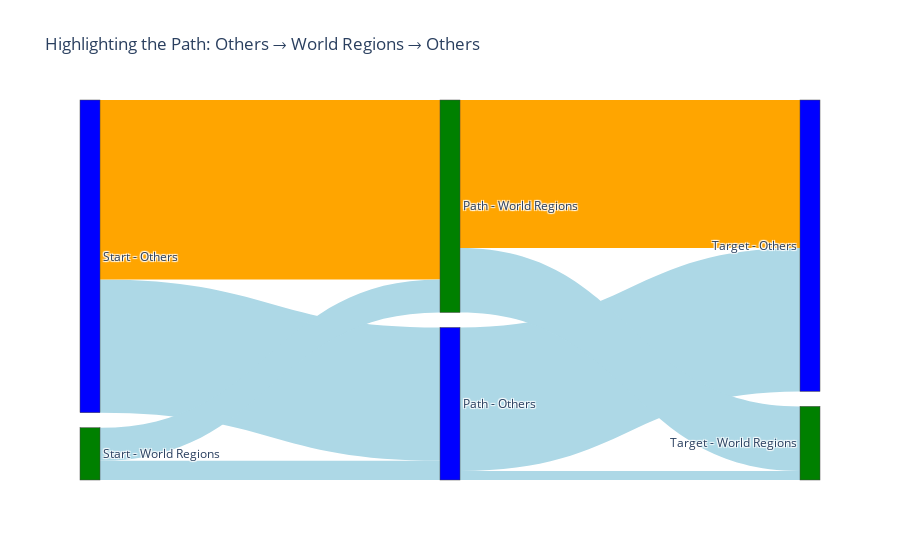

Here is the notebook cell this chart was saved with:
### Code cell
import plotly.graph_objects as go

# Define the links and highlight the specific path
links = dict(
    source= sources,  # Source nodes
    target= targets,  # Target nodes
    value= values,  # Flow values
    color=[
        "lightblue", "orange", 
        "lightblue", "lightblue",     
        "lightblue", "lightblue",   
        "orange", "lightblue"   
    ]
)

# Create the Sankey diagram
fig = go.Figure(go.Sankey(
    node=dict(
        pad=15, thickness=20,
        label=list(node_mapping.keys()),  # Dynamically generate node labels
        color=["blue", "green", "blue", "green", "blue", "green"]
    ),
    link=dict(
        source=links['source'],
        target=links['target'],
        value=links['value'],
        color=links['color']  # Custom colors for highlighting
    )
))

# Update layout
fig.update_layout(title_text="Highlighting the Path: Others → World Regions → Others", font_size=12)
fig.show()

### Figure 1 — Plotly figure (JSON) as saved in the notebook; plotly's stock layout.template omitted (floating-point values rounded to 4 significant figures)
{"data": [{"link": {"color": ["lightblue", "orange", "lightblue", "lightblue", "lightblue", "lightblue", "orange", "lightblue"], "source": [0, 0, 1, 1, 2, 2, 3, 3], "target": [2, 3, 2, 3, 4, 5, 4, 5], "value": [36.52, 49.16, 5.264, 9.053, 39.29, 2.497, 40.54, 17.67]}, "node": {"color": ["blue", "green", "blue", "green", "blue", "green"], "label": ["Start - Others", "Start - World Regions", "Path - Others", "Path - World Regions", "Target - Others", "Target - World Regions"], "pad": 15, "thickness": 20}, "type": "sankey"}], "layout": {"font": {"size": 12}, "title": {"text": "Highlighting the Path: Others → World Regions → Others"}}}
